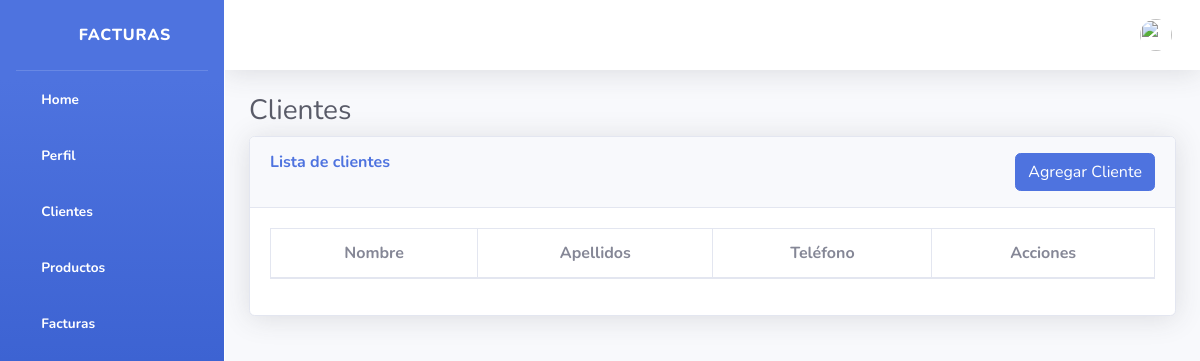
The page /catalogos/clientes/ on the database as committed earlier.
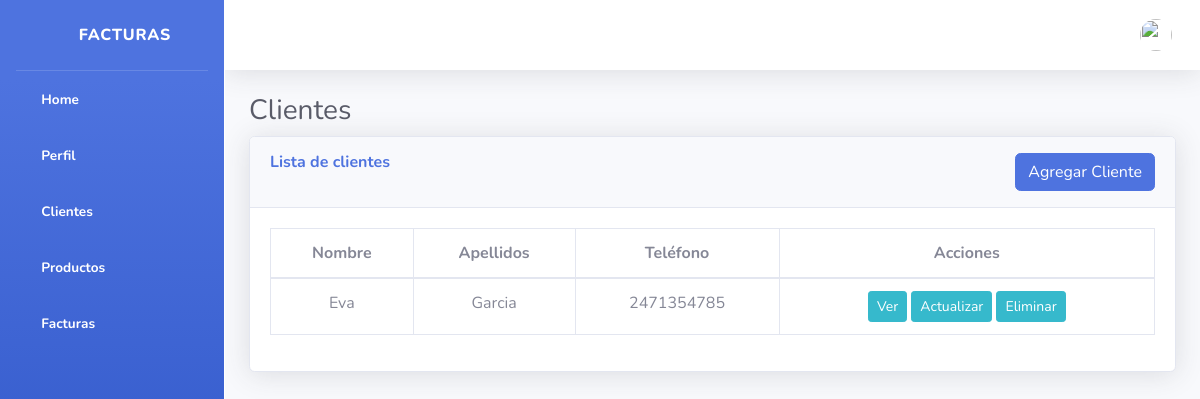
The same page on the database as committed later.
### catalogos/models.py (models this page shows, shortened)
class Cliente(models.Model):
    nombre = models.CharField(max_length=100)
    apellidos = models.CharField(max_length=150)
    telefono = models.CharField(max_length=15)
    rfc = models.CharField(max_length=13)
    direccion = models.TextField()
    correo_electronico = models.EmailField()

### catalogos/views.py (the view)
# urls.py: path('clientes/', views.homeCliente, name='homeCliente'),
def homeCliente(request):
    clientes = Cliente.objects.all()
    return render(request, 'homeCliente.html', {'clientes': clientes})

### catalogos/templates/homeCliente.html (shortened to what this page needs)
{% extends "base.html" %}
{% block content %}
<div class="container-fluid">
    <h1 class="h3 mb-2 text-gray-800">Clientes </h1>
    <div class="card shadow mb-4">
        <div class="card-header py-3">
            <h6 class="m-0 font-weight-bold text-primary">Lista de clientes
                <a href="{% url 'crearCliente' %}" class="btn btn-primary float-right">Agregar Cliente</a>
            </h6>
        </div>
        <div class="card-body">
            <div class="table-responsive">
                <table class="table table-bordered" width="100%" cellspacing="0">
                    <thead>
                        <tr style="text-align: center;">
                            <th>Nombre</th>
                            <th>Apellidos</th>
                            <th>Teléfono</th>
                            <th>Acciones</th>
                        </tr>
                    </thead>
                    <tbody>
                        {% for cliente in clientes %}
                        <tr style="text-align: center;">
                            <td>{{ cliente.nombre }}</td>
                            <td>{{ cliente.apellidos }}</td>
                            <td>{{ cliente.telefono }}</td>
                            <td>
                                <a href="{% url 'verCliente' cliente.id %}" class="btn btn-info btn-sm">Ver</a>
                                <a href="{% url 'actualizarCliente' cliente.id %}" class="btn btn-info btn-sm">Actualizar</a>
                                <a href="{% url 'borrarCliente' cliente.id %}" class="btn btn-info btn-sm">Eliminar</a>
                            </td>
                        </tr>
                        {% endfor %}
                    </tbody>
                </table>
            </div>
        </div>
    </div>
</div>
{% endblock %}

Rows that differ between the two databases and show on the page:
added Cliente: nombre "Eva", apellidos "Garcia", telefono "2471354785"
